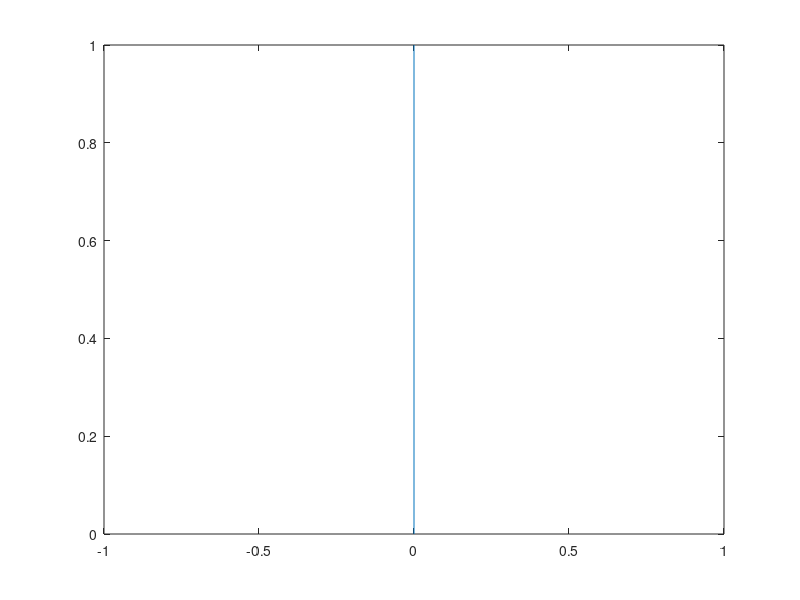

MATLAB code for this plot: (Note: this script raises an error after producing the figure.)
clc;
R = 10;
x = zeros(pow2(R),1);
y = zeros(pow2(R),1);
x(2) = 0;
y(2) = 1;
plot([x(1) x(2)],[y(1) y(2)])
tempx = [x(1) x(2)];
tempy = [y(1) y(2)];
[x(3),y(3)] =  left_branch(tempx,tempy);
[x(4),y(4)] =  right_branch(tempx,tempy);
hold on
for j = 2:pow2(R-1)
    for i = (2*j)-1:(2*j)
        tempx = [x(j) x(i)];
        tempy = [y(j) y(i)];
        [x((2*i)-1),y((2*i)-1)] =  left_branch(tempx,tempy);
        [x(2*i),y(2*i)] =  right_branch(tempx,tempy);
    end
end
hold off